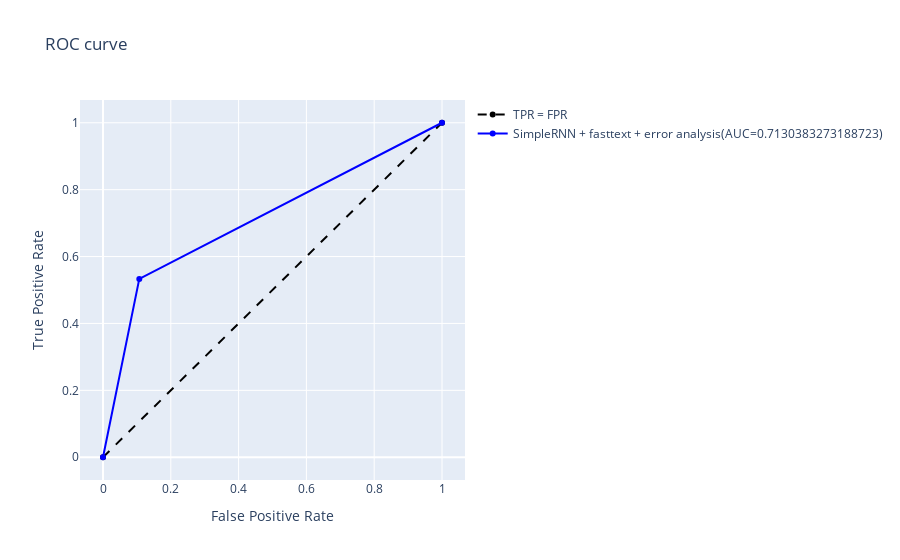

Notebook code for this chart:
### Code cell
PARAMS = {'epoch': EPOCHS,
          'lr': 0.0001,
          'batch':BATCH_SIZE,
          'stemmed':False,
          'embedding':'fasttext',
          'emb_trainable':False
          }
RNN_model,prediction = train_model(model,X_train,X_test,Y_train,Y_test,"SimpleRNN + fasttext + error analysis")

### Figure 1 — Plotly figure (JSON) as saved in the notebook; plotly's stock layout.template omitted (floating-point values rounded to 4 significant figures)
{"data": [{"line": {"color": "black", "dash": "dash"}, "name": "TPR = FPR", "type": "scatter", "x": [0, 1], "y": [0, 1]}, {"marker": {"color": "blue"}, "name": "SimpleRNN + fasttext + error analysis(AUC=0.7130383273188723)", "type": "scatter", "x": [0, 0.107, 1], "y": [0, 0.5331, 1]}], "layout": {"title": {"text": "ROC curve"}, "xaxis": {"title": {"text": "False Positive Rate"}}, "yaxis": {"title": {"text": "True Positive Rate"}}}}
